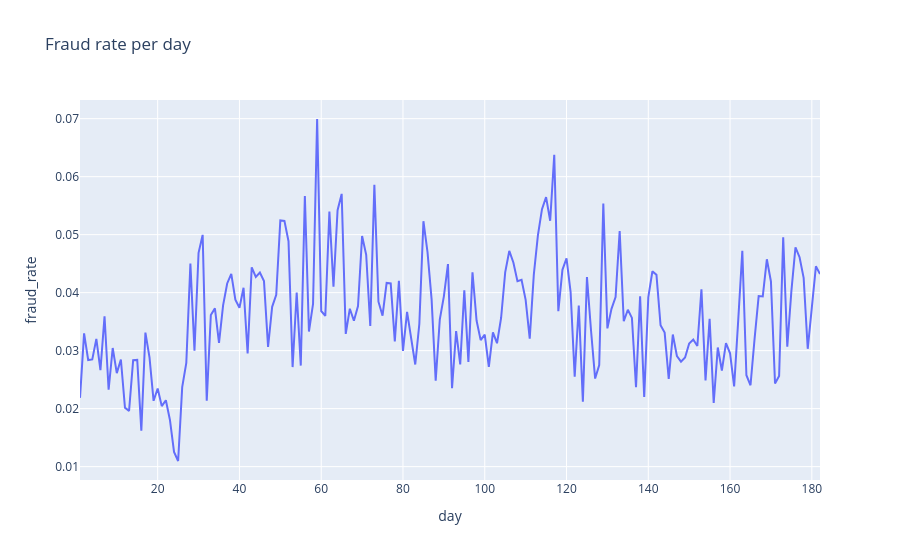

This figure's notebook cell:
### Code cell
px.line(daily, x="day", y="fraud_rate", title="Fraud rate per day")

### Figure 1 — Plotly figure (JSON) as saved in the notebook; plotly's stock layout.template omitted (floating-point values rounded to 4 significant figures; data arrays with more than 128 entries replaced by an {"elided": "..."} marker saying what was removed)
{"data": [{"hovertemplate": "day=%{x}<br>fraud_rate=%{y}<extra></extra>", "legendgroup": "", "line": {"color": "#636efa", "dash": "solid"}, "marker": {"symbol": "circle"}, "mode": "lines", "name": "", "orientation": "v", "showlegend": false, "type": "scatter", "x": {"elided": "182 int values"}, "xaxis": "x", "y": {"elided": "182 float values"}, "yaxis": "y"}], "layout": {"legend": {"tracegroupgap": 0}, "title": {"text": "Fraud rate per day"}, "xaxis": {"anchor": "y", "domain": [0, 1], "title": {"text": "day"}}, "yaxis": {"anchor": "x", "domain": [0, 1], "title": {"text": "fraud_rate"}}}}
